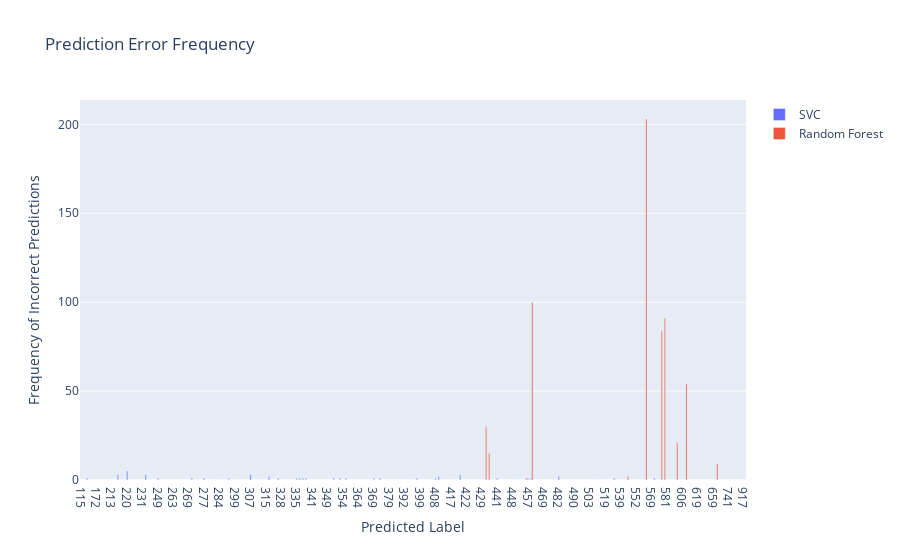
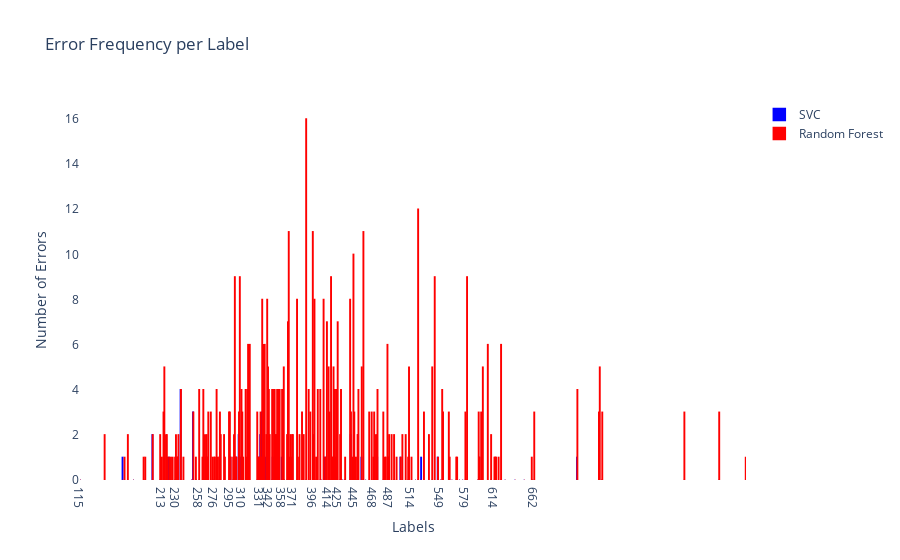

The code cell stored with these charts, in order, in its notebook:
### Code cell
import plotly.graph_objects as go
import numpy as np

# Used the plotly library as this is much nicer looking, and the graph is more interactive and works well with Jupyter Notebooks

def plot_absolute_error_plotly(y_pred_svc, y_pred_rf, y_test):
    def calculate_error_frequency(y_pred):
        incorrect = y_pred != y_test

        unique_predictions, counts = np.unique(y_pred[incorrect], return_counts=True)
        error_freq = dict(zip(unique_predictions, counts))

        return error_freq

    error_freq_svc = calculate_error_frequency(y_pred_svc)
    error_freq_rf = calculate_error_frequency(y_pred_rf)

    all_labels = np.unique(np.concatenate((y_pred_svc, y_pred_rf)))
    all_labels.sort()

    svc_freq = [error_freq_svc.get(label, 0) for label in all_labels]
    rf_freq = [error_freq_rf.get(label, 0) for label in all_labels]

    fig = go.Figure(data=[
        go.Bar(name='SVC', x=all_labels, y=svc_freq),
        go.Bar(name='Random Forest', x=all_labels, y=rf_freq)
    ])

    fig.update_layout(
        barmode='group',
        title='Prediction Error Frequency',
        xaxis_title='Predicted Label',
        yaxis_title='Frequency of Incorrect Predictions',
        xaxis=dict(type='category')
    )

    fig.show()


def plot_error_label_frequency_plotly(y_pred_svc, y_pred_rf, y_test):
    labels = np.unique(y_test)
    errors_svc = [np.sum((y_pred_svc != y_test) & (y_test == label)) for label in labels]
    errors_rf = [np.sum((y_pred_rf != y_test) & (y_test == label)) for label in labels]

    bar_width = max(0.5, 30 / len(labels))

    fig = go.Figure(data=[
        go.Bar(name='SVC', x=labels, y=errors_svc, width=bar_width, marker_color='blue', marker_line_color='blue', marker_line_width=1.5, opacity=1),
        go.Bar(name='Random Forest', x=labels, y=errors_rf, width=bar_width, marker_color='red', marker_line_color='red', marker_line_width=1.5, opacity=1)
    ])
    
    fig.update_layout(
        barmode='group',
        title='Error Frequency per Label',
        xaxis_title='Labels',
        yaxis_title='Number of Errors',
        xaxis=dict(tickmode='array', tickvals=labels[::10]),
        plot_bgcolor='rgba(255, 255, 255, 1)',
        font=dict(
            size=12,  # You can adjust the size of the text here for better visibility
        )
    )
    fig.show()

plot_absolute_error_plotly(y_pred_svm, y_pred_rf, y_test)
plot_error_label_frequency_plotly(y_pred_svm, y_pred_rf, y_test)

### Figure 1 — Plotly figure (JSON) as saved in the notebook; plotly's stock layout.template omitted (floating-point values rounded to 4 significant figures; data arrays with more than 128 entries replaced by an {"elided": "..."} marker saying what was removed)
{"data": [{"name": "SVC", "type": "bar", "x": {"elided": "216 int values"}, "y": {"elided": "216 int values"}}, {"name": "Random Forest", "type": "bar", "x": {"elided": "216 int values"}, "y": {"elided": "216 int values"}}], "layout": {"barmode": "group", "title": {"text": "Prediction Error Frequency"}, "xaxis": {"title": {"text": "Predicted Label"}, "type": "category"}, "yaxis": {"title": {"text": "Frequency of Incorrect Predictions"}}}}

### Figure 2 — Plotly figure (JSON) as saved in the notebook; plotly's stock layout.template omitted (floating-point values rounded to 4 significant figures; data arrays with more than 128 entries replaced by an {"elided": "..."} marker saying what was removed)
{"data": [{"marker": {"color": "blue", "line": {"color": "blue", "width": 1.5}}, "name": "SVC", "opacity": 1, "type": "bar", "width": 0.5, "x": {"elided": "219 int values"}, "y": {"elided": "219 int values"}}, {"marker": {"color": "red", "line": {"color": "red", "width": 1.5}}, "name": "Random Forest", "opacity": 1, "type": "bar", "width": 0.5, "x": {"elided": "219 int values"}, "y": {"elided": "219 int values"}}], "layout": {"barmode": "group", "font": {"size": 12}, "plot_bgcolor": "rgba(255, 255, 255, 1)", "title": {"text": "Error Frequency per Label"}, "xaxis": {"tickmode": "array", "tickvals": [115, 213, 230, 258, 276, 295, 310, 331, 342, 358, 371, 396, 414, 425, 445, 468, 487, 514, 549, 579, 614, 662], "title": {"text": "Labels"}}, "yaxis": {"title": {"text": "Number of Errors"}}}}
